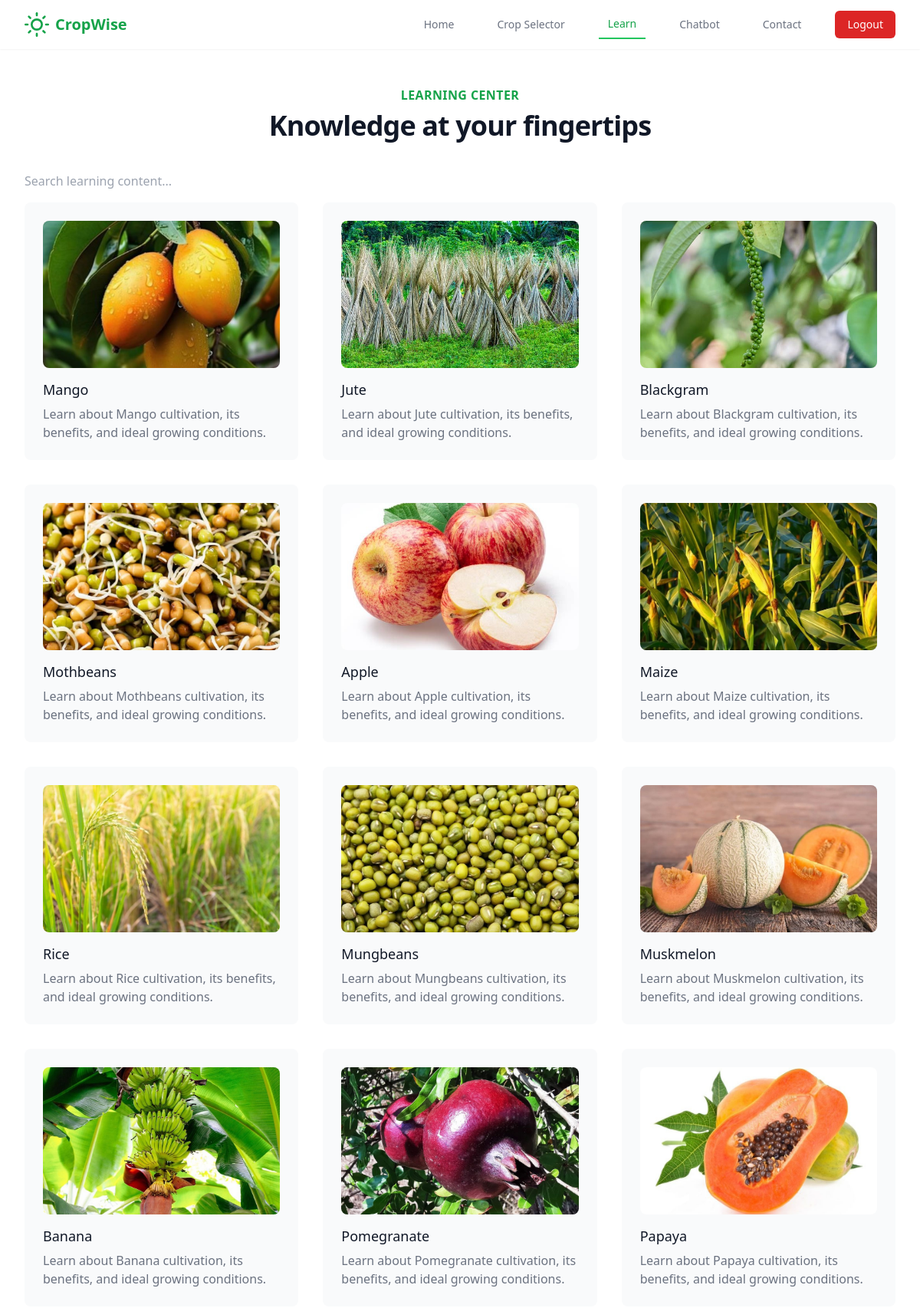
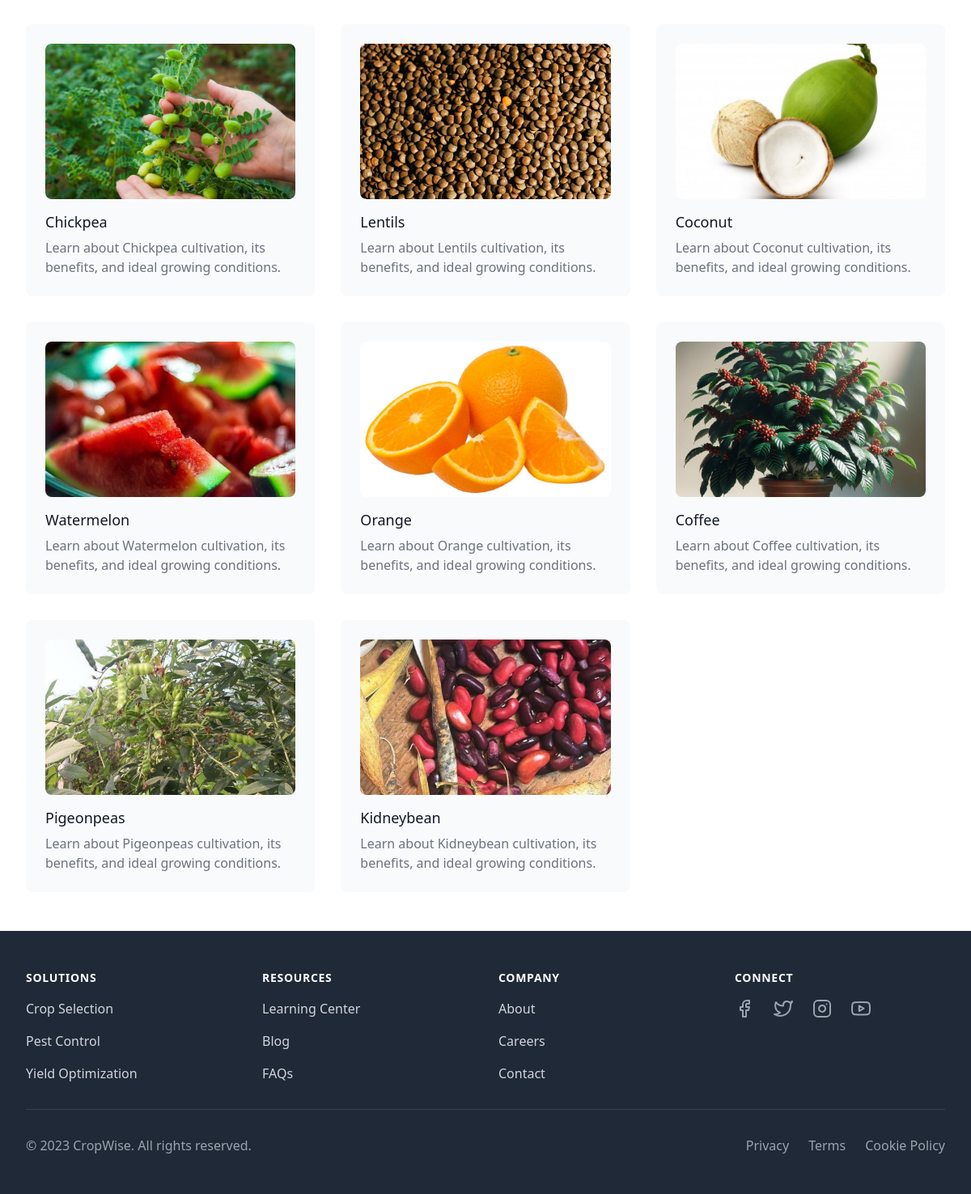
The page /crop_information/ (signed in) on the database its author committed (2 pictures, top to bottom).
### crop/models.py (models this page shows, shortened)
class LearningContent(models.Model):
    title = models.CharField(max_length=200)
    description = models.TextField()
    image = models.ImageField(upload_to='learning_images/')
    created_at = models.DateTimeField(auto_now_add=True)

### farmer_project/views.py (the view)
# urls.py: path('crop_information/', views.crop_information, name='crop_information'),
@login_required(login_url='/login/')
def crop_information(request):
    contents = LearningContent.objects.all()
    return render(request, 'crop_information.html', {'contents': contents})

### templates/crop_information.html (shortened to what this page needs)
{% extends 'base.html' %}
{% load static %}
{% block content %}
<div class="py-12 bg-white">
    <div class="max-w-7xl mx-auto px-4 sm:px-6 lg:px-8">
        <div class="lg:text-center">
            <h2 class="text-base text-green-600 font-semibold tracking-wide uppercase" data-aos="fade-down">Learning Center</h2>
            <p class="mt-2 text-3xl leading-8 font-extrabold tracking-tight text-gray-900 sm:text-4xl" data-aos="fade-down">
                Knowledge at your fingertips
            </p>
        </div>
        <div class="mt-10">
            <div class="row mb-4">
                <div class="col-md-12">
                    <input type="text" id="contentSearch" class="form-control" placeholder="Search learning content...">
                </div>
            </div>
            <div class="grid grid-cols-1 md:grid-cols-3 gap-8" id="contentList">
                {% for content in contents %}
                <div class="feature-card relative bg-gray-50 p-6 rounded-lg transition duration-300 content-card">
                    {% if content.image %}
                    <img src="{{ content.image.url }}" class="rounded-lg mb-4 w-full h-48 object-cover" alt="{{ content.title }}">
                    {% endif %}
                    <h3 class="text-lg leading-6 font-medium text-gray-900 card-title">{{ content.title }}</h3>
                    <p class="mt-2 text-base text-gray-500">
                        {{ content.description|truncatechars:100 }}
                    </p>
                </div>
                {% empty %}
                <p class="text-gray-600">No learning content available yet.</p>
                {% endfor %}
            </div>
        </div>
    </div>
</div>
{% endblock %}

### templates/base.html (shortened to what this page needs)
<!DOCTYPE html>
<html lang="en">
<head>
    <script src="https://cdn.tailwindcss.com"></script>
    <link href="https://unpkg.com/aos@2.3.1/dist/aos.css" rel="stylesheet">
    <link rel="stylesheet" href="/home/ashura/Desktop/django/farmer_project/static/css/style.css">
</head>
<body class="font-sans bg-gray-50">
    {% include 'navbar.html' %}
    <main>
        {% block content %}
        {% endblock %}
    </main>
    {% include 'footer.html' %}
</body>
</html>

### templates/navbar.html (shortened to what this page needs)
{% load static %}
<nav class="bg-white shadow-sm sticky top-0 z-50">
    <div class="max-w-7xl mx-auto px-4 sm:px-6 lg:px-8">
        <div class="flex justify-between h-16">
            <div class="flex items-center">
                <div class="flex-shrink-0 flex items-center">
                    <i data-feather="sun" class="h-8 w-8 text-green-600"></i>
                    <span class="ml-2 text-xl font-bold text-green-600">CropWise</span>
                </div>
            </div>
            <div class="hidden md:ml-6 md:flex md:items-center md:space-x-8">
                <a href="{% url 'home' %}" class="text-gray-500 hover:text-green-600 px-3 py-2 text-sm font-medium {% if request.resolver_match.url_name == 'home' %}text-green-600 border-b-2 border-green-500{% endif %}">Home</a>
                <a href="{% url 'recommendation' %}" class="text-gray-500 hover:text-green-600 px-3 py-2 text-sm font-medium ">Crop Selector</a>
                <a href="{% url 'crop_information' %}" class="text-gray-500 hover:text-green-600 px-3 py-2 text-sm font-medium {% if request.resolver_match.url_name == 'crop_information' %}text-green-600 border-b-2 border-green-500{% endif %}">Learn</a>
                <a href="{% url 'chatbot' %}" class="text-gray-500 hover:text-green-600 px-3 py-2 text-sm font-medium {% if request.resolver_match.url_name == 'chatbot' %}text-green-600 border-b-2 border-green-500{% endif %}">Chatbot</a>
                <a href="{% url 'contact' %}" class="text-gray-500 hover:text-green-600 px-3 py-2 text-sm font-medium {% if request.resolver_match.url_name == 'contact' %}text-green-600 border-b-2 border-green-500{% endif %}">Contact</a>
                {% if user.is_authenticated %}
                    <form action="{% url 'logout' %}" method="post" class="inline">
                        <button type="submit" class="bg-red-600 hover:bg-red-700 text-white px-4 py-2 rounded-md text-sm font-medium transition duration-300">Logout</button>
                    </form>
                {% else %}
                    <a href="{% url 'login' %}" class="bg-green-600 hover:bg-green-700 text-white px-4 py-2 rounded-md text-sm font-medium transition duration-300">Login</a>
                {% endif %}
            </div>
        </div>
    </div>
</nav>

### templates/footer.html
<footer class="bg-gray-800">
    <div class="max-w-7xl mx-auto py-12 px-4 sm:px-6 lg:px-8">
        <div class="grid grid-cols-2 md:grid-cols-4 gap-8">
            <div>
                <h3 class="text-white text-sm font-semibold tracking-wider uppercase">Solutions</h3>
                <ul class="mt-4 space-y-4">
                    <li><a href="#" class="text-gray-300 hover:text-white">Crop Selection</a></li>
                    <li><a href="#" class="text-gray-300 hover:text-white">Pest Control</a></li>
                    <li><a href="#" class="text-gray-300 hover:text-white">Yield Optimization</a></li>
                </ul>
            </div>
            <div>
                <h3 class="text-white text-sm font-semibold tracking-wider uppercase">Resources</h3>
                <ul class="mt-4 space-y-4">
                    <li><a href="#" class="text-gray-300 hover:text-white">Learning Center</a></li>
                    <li><a href="#" class="text-gray-300 hover:text-white">Blog</a></li>
                    <li><a href="#" class="text-gray-300 hover:text-white">FAQs</a></li>
                </ul>
            </div>
            <div>
                <h3 class="text-white text-sm font-semibold tracking-wider uppercase">Company</h3>
                <ul class="mt-4 space-y-4">
                    <li><a href="#" class="text-gray-300 hover:text-white">About</a></li>
                    <li><a href="#" class="text-gray-300 hover:text-white">Careers</a></li>
                    <li><a href="#" class="text-gray-300 hover:text-white">Contact</a></li>
                </ul>
            </div>
            <div>
                <h3 class="text-white text-sm font-semibold tracking-wider uppercase">Connect</h3>
                <div class="mt-4 flex space-x-6">
                    <a href="#" class="text-gray-400 hover:text-white">
                        <i data-feather="facebook" class="h-6 w-6"></i>
                    </a>
                    <a href="#" class="text-gray-400 hover:text-white">
                        <i data-feather="twitter" class="h-6 w-6"></i>
                    </a>
                    <a href="#" class="text-gray-400 hover:text-white">
                        <i data-feather="instagram" class="h-6 w-6"></i>
                    </a>
                    <a href="#" class="text-gray-400 hover:text-white">
                        <i data-feather="youtube" class="h-6 w-6"></i>
                    </a>
                </div>
            </div>
        </div>
        <div class="mt-8 border-t border-gray-700 pt-8 md:flex md:items-center md:justify-between">
            <div class="flex space-x-6 md:order-2">
                <a href="#" class="text-gray-400 hover:text-white">Privacy</a>
                <a href="#" class="text-gray-400 hover:text-white">Terms</a>
                <a href="#" class="text-gray-400 hover:text-white">Cookie Policy</a>
            </div>
            <p class="mt-8 text-base text-gray-400 md:mt-0 md:order-1">
                &copy; 2023 CropWise. All rights reserved.
            </p>
        </div>
    </div>
</footer>

### rows shown on the page
LearningContent: image (picture), title "Mango", description "Learn about Mango cultivation, its benefits, and ideal growing conditions."
LearningContent: image (picture), title "Jute", description "Learn about Jute cultivation, its benefits, and ideal growing conditions."
LearningContent: image (picture), title "Blackgram", description "Learn about Blackgram cultivation, its benefits, and ideal growing conditions."
LearningContent: image (picture), title "Mothbeans", description "Learn about Mothbeans cultivation, its benefits, and ideal growing conditions."
LearningContent: image (picture), title "Apple", description "Learn about Apple cultivation, its benefits, and ideal growing conditions."
LearningContent: image (picture), title "Maize", description "Learn about Maize cultivation, its benefits, and ideal growing conditions."
LearningContent: image (picture), title "Rice", description "Learn about Rice cultivation, its benefits, and ideal growing conditions."
LearningContent: image (picture), title "Mungbeans", description "Learn about Mungbeans cultivation, its benefits, and ideal growing conditions."
LearningContent: image (picture), title "Muskmelon", description "Learn about Muskmelon cultivation, its benefits, and ideal growing conditions."
LearningContent: image (picture), title "Banana", description "Learn about Banana cultivation, its benefits, and ideal growing conditions."
LearningContent: image (picture), title "Pomegranate", description "Learn about Pomegranate cultivation, its benefits, and ideal growing conditions."
LearningContent: image (picture), title "Papaya", description "Learn about Papaya cultivation, its benefits, and ideal growing conditions."
LearningContent: image (picture), title "Chickpea", description "Learn about Chickpea cultivation, its benefits, and ideal growing conditions."
LearningContent: image (picture), title "Lentils", description "Learn about Lentils cultivation, its benefits, and ideal growing conditions."
LearningContent: image (picture), title "Coconut", description "Learn about Coconut cultivation, its benefits, and ideal growing conditions."
LearningContent: image (picture), title "Watermelon", description "Learn about Watermelon cultivation, its benefits, and ideal growing conditions."
LearningContent: image (picture), title "Orange", description "Learn about Orange cultivation, its benefits, and ideal growing conditions."
LearningContent: image (picture), title "Coffee", description "Learn about Coffee cultivation, its benefits, and ideal growing conditions."
LearningContent: image (picture), title "Pigeonpeas", description "Learn about Pigeonpeas cultivation, its benefits, and ideal growing conditions."
LearningContent: image (picture), title "Kidneybean", description "Learn about Kidneybean cultivation, its benefits, and ideal growing conditions."
